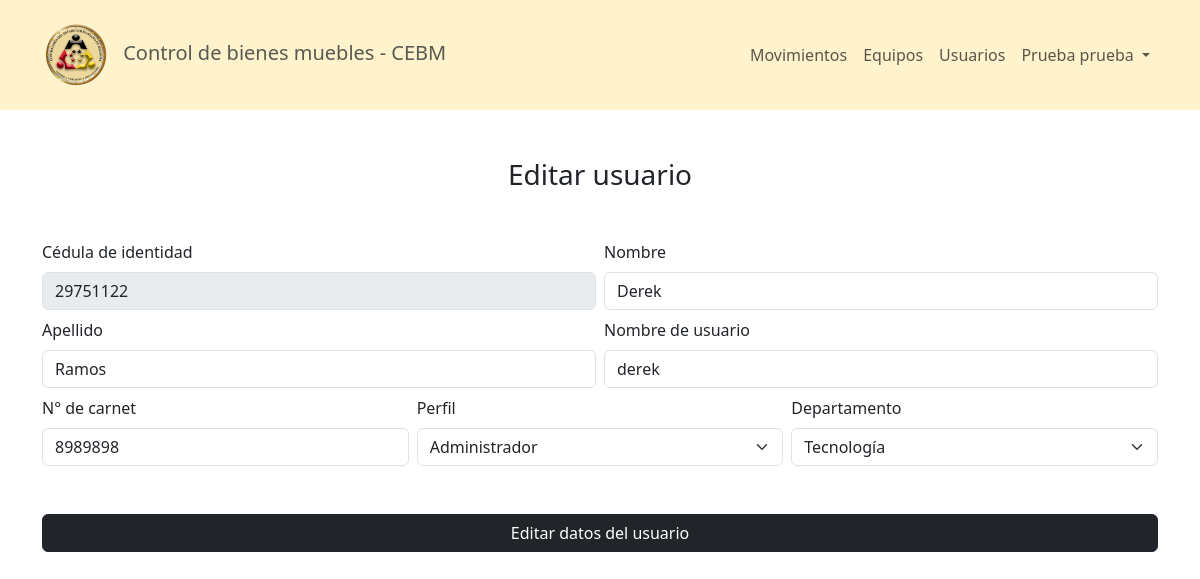
Screenshot of /pages/editUser.php?id=10&op=e (signed in) with the database file from the repository.
### tables this page shows
CREATE TABLE `usuarios` (
  `id` int(11) NOT NULL,
  `nombre` varchar(40) NOT NULL,
  `apellido` varchar(40) NOT NULL,
  `ci` varchar(8) NOT NULL,
  `n_carnet` varchar(7) NOT NULL,
  `departamento` int(11) NOT NULL,
  `rol` tinyint(4) NOT NULL,
  `estatus` tinyint(4) NOT NULL,
  `username` varchar(30) NOT NULL,
  `password` varchar(256) NOT NULL
);

### config/conex.php (called while the page is built, shortened)
<?php
    $user = "root";
?>

### pages/editUser.php (the view, shortened to what this page needs)
<?php include ('../config/Header.php'); ?>
<?php include ('../config/NavBar.php'); ?>
<?php
    require('../config/conex.php');
    $id = $_GET['id'];
    $op = $_GET['op'];
    $query = "SELECT * FROM usuarios WHERE id = $id";
    $result = mysqli_query($conn, $query);
    $user = mysqli_fetch_array($result);
?>
<section class="mt-5">
    <h3 class="text-center">
        <?php
            if($op === 'e'){
                echo("Editar usuario");
            } else if ($op === 'p'){
                echo("Cambiar contraseña");
            }
        ?>
    </h3>
    <div class="container d-flex justify-content-center mt-5">
        <?php
            if($op === 'e'){
        ?>
        <form action="../services/users/edit_user.php" method="POST" class="row g-2" autocomplete="off">
            <div class="col-sm-6">
                <label class="form-label" for="ci">Cédula de identidad</label>
                <input class="form-control" name="ci" id="ci" maxlength="8" placeholder="14000000" value="<?php echo($user[3])?>" disabled>
            </div>
            <div class="col-sm-6">
                <label for="name" class="form-label">Nombre</label>
                <input class="form-control" type="text" name="nombre" id="name" maxlength="40" placeholder="Ingrese su nombre" value="<?php echo($user[1])?>" required>
            </div>
            <div class="col-sm-6">
                <label class="form-label" for="apellido">Apellido</label>
                <input class="form-control" type="text" name="apellido" maxlength="40" id="apellido" placeholder="Ingrese su apellido" value="<?php echo($user[2])?>" required>
            </div>
            <div class="col-sm-6">
                <label class="form-label" for="user">Nombre de usuario</label>
                <input class="form-control" type="text" name="username" id="user" placeholder="Ingrese su usuario" maxlength="30" value="<?php echo($user[8])?>" required>
            </div>
            <div class="col-sm-4">
                <label class="form-label" for="carnet">N° de carnet</label>
                <input class="form-control" type="text" name="n_carnet" id="carnet" placeholder="0000-00" value="<?php echo($user[4])?>" maxlength="7">
            </div>
            <div class="col-sm-4">
                <label class="form-label" for="rol">Perfil</label>
                <select class="form-select" name="rol" id="rol" required>
                    <?php
                        $roles = ["Administrador", "Coordinador", "Analista", "Seguridad"];
                        foreach($roles as $key => $role){
                            $selected = ($user[6] == $key) ? "selected" : "";
                            echo("<option value='$key' $selected>$role</option>");
                        }
                    ?>
                </select>
            </div>
            <div class="col-sm-4">
                <label class="form-label" for="user">Departamento</label>
                <select class="form-select" name="departamento" id="departamento" required>
                    <?php
                        require('../config/conex.php');
                        $res = mysqli_query($conn, "SELECT * FROM departamento");
                        while($row = mysqli_fetch_array($res)){
                            if($user[5] == $row[0]){
                                ?>
                                <option selected value="<?php echo($row[0]); ?>"><?php echo($row[1]); ?></option>
                                <?php
                            } else {
                                ?>
                                <option value="<?php echo($row[0]); ?>"><?php echo($row[1]); ?></option>
                                <?php
                            }
                        }
                    ?>
                </select>
            </div>
            <div class="d-grid gap-2 mt-5">
                <input class="btn btn-dark" type="submit" value="Editar datos del usuario">
            </div>
        </form>
        <?php
            }
        ?>
    </div>
</section>
<?php include ('../config/FooterHtml.php'); ?>

### src/global.css (style rules this page uses)
* { font-family: system-ui, sans-serif; box-sizing: border-box; margin: 0; }

### rows the page displays
usuarios: ci "29751122", nombre "Derek", apellido "Ramos", username "derek", n_carnet "8989898"

### other values shown
$nombre "Prueba"
$apellido "prueba"
form field rol "Administrador"
form field departamento "Tecnología"
